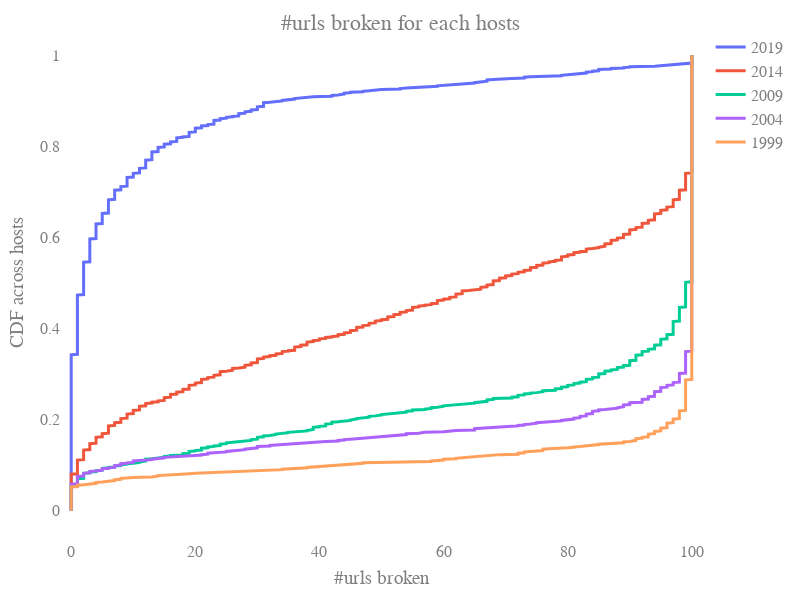

Notebook cell for this chart:
### Markdown cell above
## CDF of #urls broken across year
- Broken: non 200 status code

### Code cell
years = [1999, 2004, 2009, 2014, 2019]
df = pd.DataFrame()
all_not_broken = []
for year in reversed(years):
    print(year)
    missing_count = []
    hosts = db.url_status_implicit_broken.aggregate([
        {"$match": {"year": year}},
        {"$group": {"_id": "$hostname"}}
    ])
    for host in hosts:
        count = db.url_status_implicit_broken.count_documents({"year": year, "hostname": host['_id'], "detail": "no redirection"})
        missing_count.append(100 - count)
        if count == 100: all_not_broken.append({"host": host['_id'], "year": year})
    df[year] = missing_count
json.dump(all_not_broken, open("tmp/all_not_broken.json", 'w+'))
plotly_utils.plot_CDF(df, xtitle="#urls broken", ytitle="CDF across hosts", title="#urls broken for each hosts")

### Figure 1 — Plotly figure (JSON) as saved in the notebook; plotly's stock layout.template omitted (floating-point values rounded to 4 significant figures; data arrays with more than 128 entries replaced by an {"elided": "..."} marker saying what was removed)
{"data": [{"line": {"width": 3}, "mode": "lines", "name": "2019", "type": "scatter", "x": {"elided": "1000 int values"}, "y": {"elided": "1000 float values"}}, {"line": {"width": 3}, "mode": "lines", "name": "2014", "type": "scatter", "x": {"elided": "1000 int values"}, "y": {"elided": "1000 float values"}}, {"line": {"width": 3}, "mode": "lines", "name": "2009", "type": "scatter", "x": {"elided": "1000 int values"}, "y": {"elided": "1000 float values"}}, {"line": {"width": 3}, "mode": "lines", "name": "2004", "type": "scatter", "x": {"elided": "1000 int values"}, "y": {"elided": "1000 float values"}}, {"line": {"width": 3}, "mode": "lines", "name": "1999", "type": "scatter", "x": {"elided": "1000 int values"}, "y": {"elided": "1000 float values"}}], "layout": {"autosize": false, "font": {"color": "#7f7f7f", "family": "Time New Roman", "size": 16}, "height": 600, "margin": {"b": 50, "l": 50, "pad": 4, "r": 50, "t": 30}, "plot_bgcolor": "rgba(0, 0, 0, 0)", "title": {"text": "#urls broken for each hosts", "x": 0.5, "yanchor": "top"}, "width": 800, "xaxis": {"range": [-1, 101], "title": {"text": "#urls broken"}, "type": "linear"}, "yaxis": {"autorange": true, "range": [-0.05556, 1.056], "title": {"text": "CDF across hosts"}, "type": "linear"}}}
